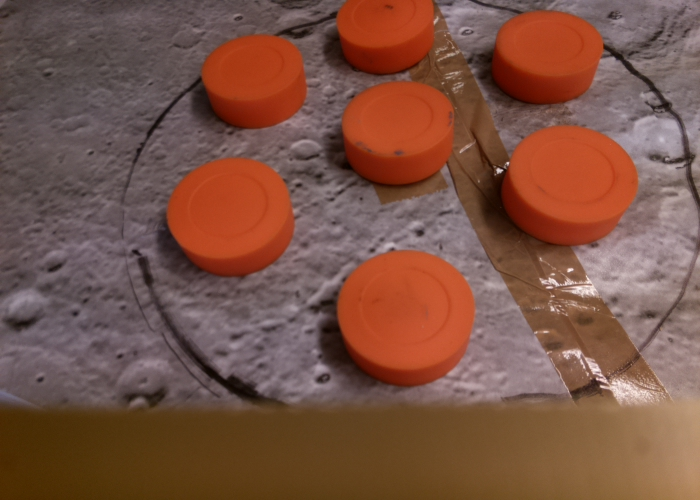
#> input picture OpenCV_code/object_detection/palets.jpg, 700 x 500 px
$ python object_detection.py   (older library calls are emulated)
#> lines starting #> are read from the running program, lines starting #| are printed output that depends on the picture; after the words box and inside, x2 and y2 are one past the last pixel; in counts of white or black regions, pixels touching at a corner belong together
"""
Détection et repérage d'objets avec OpenCV
- partant d'une image, on applique un masque pour filtrer certaines couleurs
- puis on recherche les contours de chaque forme ainsi trouvée
- puis on calcule les centres de chaque contour
- enfin on peut calculer la distance et l'angle de chaque centre dans un repère choisi
"""

import cv2
import numpy as np
from math import sqrt, atan, degrees, copysign
import os; os.chdir(r"C:\Users\Armand\Dropbox\ISEP\a1\AIR\Sandbox\OpenCV\object_detection")

def remove_null_contours(contours):
    """Filtre les contours en supprimant les contours nuls (artefacts)"""
    topop = []
    for _ in range(len(contours)):
        M = cv2.moments(contours[_])
        if M["m00"] == 0:
            topop.append(_)
    contours = np.delete(contours, topop, 0)
    return contours

def remove_tiny_contours(contours, min_contour_radius):
    """Filtre les contours en supprimant les contours qui ont un rayon inférieur à un rayon minimal donné"""
    topop = []
    for _ in range(len(contours)):
        contour = contours[_]
        contour = contour.tolist()
        contour = [_[0] for _ in contour]
        normes_contour = [sqrt(point[0] ** 2 + point[1] ** 2) for point in contour]
        contour_radius = max(normes_contour) - min(normes_contour)
        # print("Contour radius: {}".format(contour_radius))
        if contour_radius < min_contour_radius:
            topop.append(_)
    contours = np.delete(contours, topop, 0)
    return contours

def get_center(contour):
    """Calcule les coordonnées du centre d'un contour"""
    M = cv2.moments(contour)
    if M["m00"] != 0:
        cX = int(M["m10"] / M["m00"])
        cY = int(M["m01"] / M["m00"])
    else:
        cX, cY = 0, 0
    return cX, cY

def get_dist_and_rot(x, y):
    """Calcule la distance en cm et l'angle en degrés d'un point par rapport au centre d'un repère, en fonction de ses coordonnées dans ce repère"""
    dist_in_pixels = sqrt(x ** 2 + y ** 2)
    dist = dist_in_pixels / CM2PX
    rot = copysign(90-abs(degrees(atan(y / x))), x)
    return dist, rot


# Paramètres
image_name = "palets.jpg"
gui = True  # afficher ou non les images à chaque étape du procédé
CM2PX = 20  # longueur en cm * CM2PX = longueur en pixels
min_contour_radius = 10  # rayon minimal d'un contour pour qu'il soit pris en compte
major_version, minor_version, _ = cv2.__version__.split(".")  # le calcul des contours dépend de la version d'OpenCV

image = cv2.imread(image_name)  # colorspace = BGR
#> image is the input picture: shape (500, 700, 3); mean B, G, R 68.2, 82.8, 122.8
image_HSV = cv2.cvtColor(image, cv2.COLOR_BGR2HSV)  # colorspace = HSV
#> image_HSV: shape (500, 700, 3); mean H, S, V 61, 111.2, 122.8
# print('target_hsv: {}'.format(frame_HSV))

# Calcul du masque
target_colour_RGB = (209, 72, 30)
target_colour_HSV = cv2.cvtColor(np.uint8([[target_colour_RGB]]), cv2.COLOR_RGB2HSV)[0][0]
print(f"target_colour_HSV: {target_colour_HSV}")
mask = cv2.inRange(image_HSV, (0, 130, 100), (9, 255, 255))  # masque exprimé dans le colorspace HSV
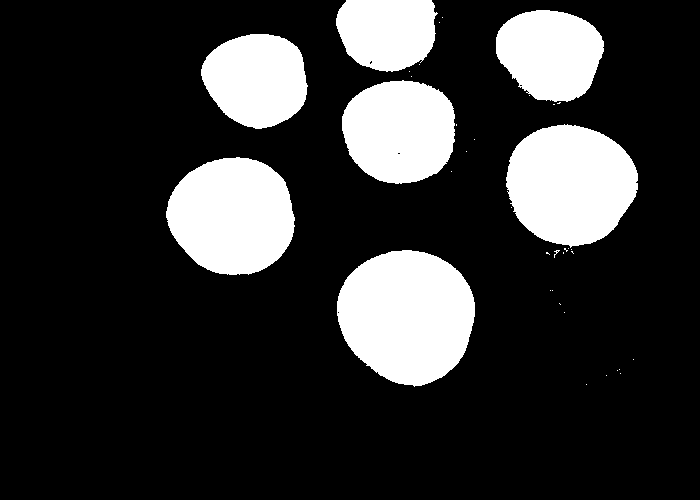
#> mask: shape (500, 700); 19.8% white; 37 white regions (30 under 20 px)
# # Optionnel: lisser le masque
# mask = cv2.GaussianBlur(mask, (5, 5), 0)
# mask = cv2.erode(mask, None, iterations=25)
bitwise_mask = cv2.bitwise_and(image, image, mask=mask)  # application du masque à l'image d'origine
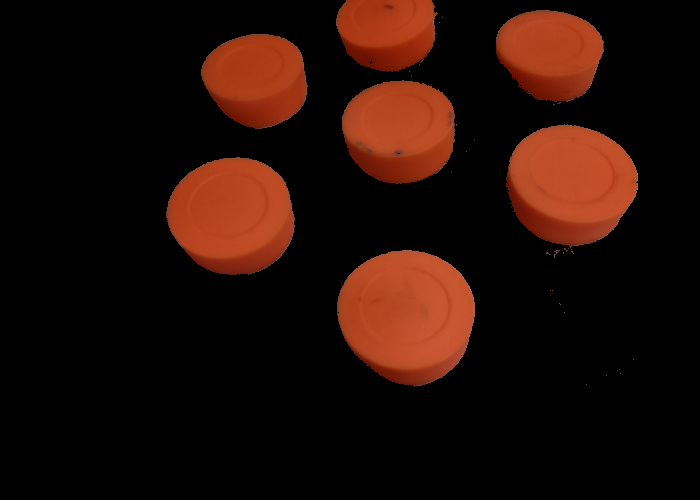
#> bitwise_mask: shape (500, 700, 3); mean B, G, R 6.2, 12.9, 33.9
if gui:
    cv2.imshow("image with mask", bitwise_mask), cv2.waitKey(0)

# Calcul des contours
findContours_param1 = cv2.RETR_EXTERNAL
findContours_param2 = cv2.CHAIN_APPROX_SIMPLE
if major_version == '4':
    contours, _ = cv2.findContours(mask, findContours_param1, findContours_param2)
#> contours = 37 contours, 30 with area under 20; largest, box (x1, y1, x2, y2) and area: (337, 250, 475, 387) 14245, (506, 124, 638, 248) 12161, (166, 157, 295, 275) 11596, (342, 80, 455, 184) 9247, (201, 34, 308, 129) 7601, (496, 10, 604, 102) 7427, (336, 0, 438, 72) 5866
else:
    _, contours, __ = cv2.findContours(mask, findContours_param1, findContours_param2)
# Filtrage des contours
contours = remove_null_contours(contours)
#> the loop in remove_null_contours, `for _ in range(len(contours)):` made 37 passes
#> after the loop in remove_null_contours, `for _ in range(len(contours)):`: topop = 25 values from 0 to 34
#> (the run stopped early here; a loop or call above may not have finished)
